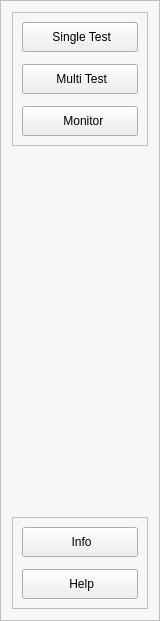
           <widget class="QFrame" name="side_menu">
            <property name="minimumSize">
             <size>
              <width>160</width>
              <height>0</height>
             </size>
            </property>
            <property name="maximumSize">
             <size>
              <width>160</width>
              <height>16777215</height>
             </size>
            </property>
            <property name="styleSheet">
             <string notr="true">QFrame {
    background-color: #F7F7F7;  /* 灰色背景 */
}</string>
            </property>
            <property name="locale">
             <locale language="English" country="UnitedStates"/>
            </property>
            <property name="frameShape">
             <enum>QFrame::Shape::StyledPanel</enum>
            </property>
            <property name="frameShadow">
             <enum>QFrame::Shadow::Raised</enum>
            </property>
            <layout class="QVBoxLayout" name="verticalLayout_5">
             <item>
              <widget class="QFrame" name="frame_10">
               <property name="locale">
                <locale language="English" country="UnitedStates"/>
               </property>
               <property name="frameShape">
                <enum>QFrame::Shape::StyledPanel</enum>
               </property>
               <property name="frameShadow">
                <enum>QFrame::Shadow::Raised</enum>
               </property>
               <layout class="QVBoxLayout" name="verticalLayout_3">
                <property name="spacing">
                 <number>12</number>
                </property>
                <item>
                 <widget class="QPushButton" name="pushButton_singleTestPage">
                  <property name="minimumSize">
                   <size>
                    <width>0</width>
                    <height>30</height>
                   </size>
                  </property>
                  <property name="maximumSize">
                   <size>
                    <width>16777215</width>
                    <height>30</height>
                   </size>
                  </property>
                  <property name="locale">
                   <locale language="English" country="UnitedStates"/>
                  </property>
                  <property name="text">
                   <string> Single Test</string>
                  </property>
                  <property name="icon">
                   <iconset resource="resource.qrc">
                    <normaloff>:/ICONS/resource/ICONS/git-commit.svg</normaloff>:/ICONS/resource/ICONS/git-commit.svg</iconset>
                  </property>
                 </widget>
                </item>
                <item>
                 <widget class="QPushButton" name="pushButton_multiTestPage">
                  <property name="minimumSize">
                   <size>
                    <width>0</width>
                    <height>30</height>
                   </size>
                  </property>
                  <property name="maximumSize">
                   <size>
                    <width>16777215</width>
                    <height>30</height>
                   </size>
                  </property>
                  <property name="locale">
                   <locale language="English" country="UnitedStates"/>
                  </property>
                  <property name="text">
                   <string> Multi Test</string>
                  </property>
                  <property name="icon">
                   <iconset resource="resource.qrc">
                    <normaloff>:/ICONS/resource/ICONS/git-merge.svg</normaloff>:/ICONS/resource/ICONS/git-merge.svg</iconset>
                  </property>
                 </widget>
                </item>
                <item>
                 <widget class="QPushButton" name="pushButton_monitorPage">
                  <property name="minimumSize">
                   <size>
                    <width>0</width>
                    <height>30</height>
                   </size>
                  </property>
                  <property name="maximumSize">
                   <size>
                    <width>16777215</width>
                    <height>30</height>
                   </size>
                  </property>
                  <property name="locale">
                   <locale language="English" country="UnitedStates"/>
                  </property>
                  <property name="text">
                   <string>  Monitor</string>
                  </property>
                  <property name="icon">
                   <iconset resource="resource.qrc">
                    <normaloff>:/ICONS/resource/ICONS/search.svg</normaloff>:/ICONS/resource/ICONS/search.svg</iconset>
                  </property>
                 </widget>
                </item>
               </layout>
              </widget>
             </item>
             <item>
              <spacer name="verticalSpacer">
               <property name="locale">
                <locale language="English" country="UnitedStates"/>
               </property>
               <property name="orientation">
                <enum>Qt::Orientation::Vertical</enum>
               </property>
               <property name="sizeHint" stdset="0">
                <size>
                 <width>20</width>
                 <height>365</height>
                </size>
               </property>
              </spacer>
             </item>
             <item>
              <widget class="QFrame" name="frame_9">
               <property name="locale">
                <locale language="English" country="UnitedStates"/>
               </property>
               <property name="frameShape">
                <enum>QFrame::Shape::StyledPanel</enum>
               </property>
               <property name="frameShadow">
                <enum>QFrame::Shadow::Raised</enum>
               </property>
               <layout class="QVBoxLayout" name="verticalLayout_4">
                <property name="spacing">
                 <number>12</number>
                </property>
                <item>
                 <widget class="QPushButton" name="pushButton_infoPage">
                  <property name="minimumSize">
                   <size>
                    <width>0</width>
                    <height>30</height>
                   </size>
                  </property>
                  <property name="maximumSize">
                   <size>
                    <width>16777215</width>
                    <height>30</height>
                   </size>
                  </property>
                  <property name="locale">
                   <locale language="English" country="UnitedStates"/>
                  </property>
                  <property name="text">
                   <string> Info</string>
                  </property>
                  <property name="icon">
                   <iconset resource="resource.qrc">
                    <normaloff>:/ICONS/resource/ICONS/twitch.svg</normaloff>:/ICONS/resource/ICONS/twitch.svg</iconset>
                  </property>
                 </widget>
                </item>
                <item>
                 <widget class="QPushButton" name="pushButton_helpPage">
                  <property name="minimumSize">
                   <size>
                    <width>0</width>
                    <height>30</height>
                   </size>
                  </property>
                  <property name="maximumSize">
                   <size>
                    <width>16777215</width>
                    <height>30</height>
                   </size>
                  </property>
                  <property name="locale">
                   <locale language="English" country="UnitedStates"/>
                  </property>
                  <property name="text">
                   <string> Help</string>
                  </property>
                  <property name="icon">
                   <iconset resource="resource.qrc">
                    <normaloff>:/ICONS/resource/ICONS/user-plus.svg</normaloff>:/ICONS/resource/ICONS/user-plus.svg</iconset>
                  </property>
                 </widget>
                </item>
               </layout>
              </widget>
             </item>
            </layout>
           </widget>
